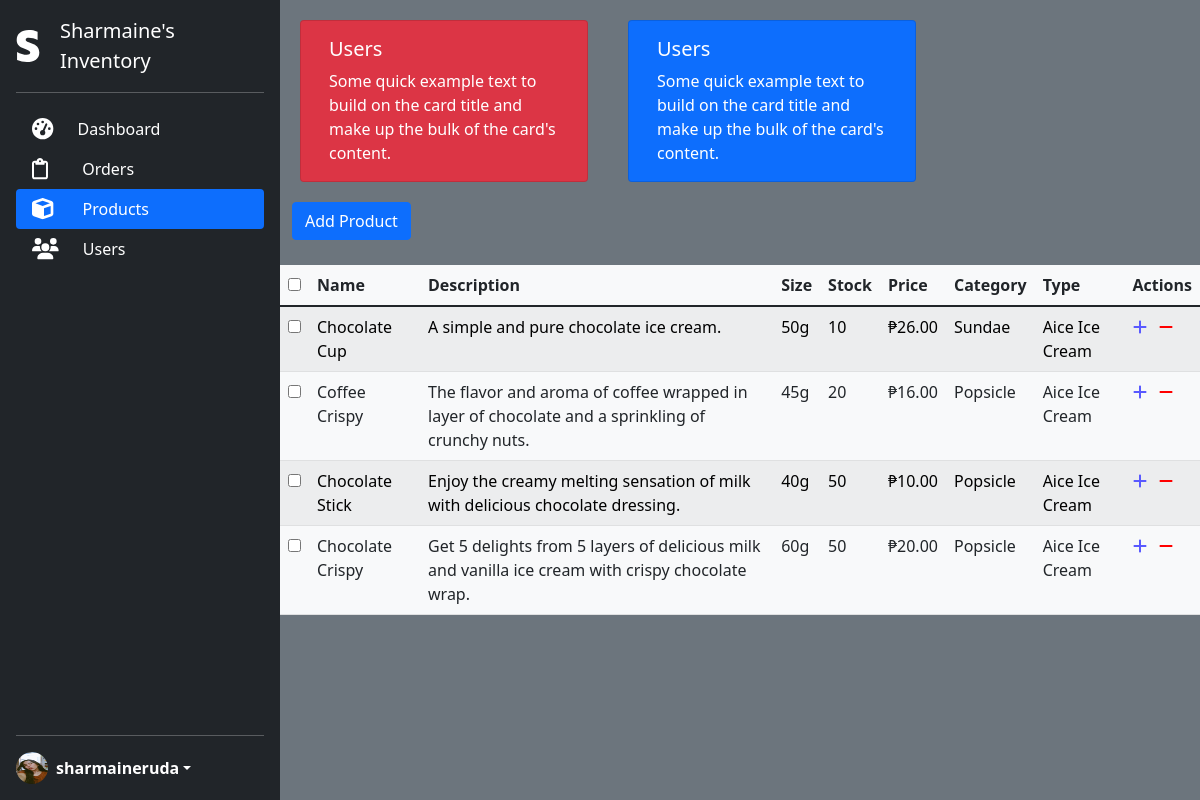
/products/ (signed in), run on the app's committed database.
### user/models.py (models this page shows, shortened)
class Profile(AbstractBaseUser):
    first_name = models.CharField(max_length=20, null=False, blank=False)
    last_name = models.CharField(max_length=10, null=False, blank=False)
    username = models.CharField(max_length=30, unique=True, null=False, blank=False)
    email = models.EmailField(max_length=60, unique=True, null=False, blank=False)
    avatar = models.ImageField(null=False, blank=False, default="default.jpg")
    is_active = models.BooleanField(default=True)
    is_staff = models.BooleanField(default=False, null=True)
    is_admin = models.BooleanField(default=False)
    is_superuser = models.BooleanField(default=False)
    USERNAME_FIELD = 'username'
    REQUIRED_FIELDS = ['email']
    objects = CustomAccountManager()
    @property
    def imageURL(self):
        try:
            img = self.avatar.url
        except:
            img = ''
        return img

### product/models.py (models this page shows, shortened)
class Product(models.Model):
    name = models.CharField(blank=False, null=False, max_length=100)
    description = models.TextField(blank=True, null=True, max_length=500)
    size = models.DecimalField(blank=False, null=False, max_digits=5, decimal_places=2)
    quantity = models.DecimalField(blank=False, null=False, max_digits=5, decimal_places=1)
    price = models.DecimalField(blank=False, null=False, max_digits=5, decimal_places=2)
    category = models.ForeignKey(Category, default=None, on_delete=models.CASCADE)
    type = models.ForeignKey(Type, default=None, on_delete=models.CASCADE)
    image = models.ImageField(default="default.jpg")
    def get_category(self):
        return self.category.category_verbose()
    def get_type(self):
        return self.type.type_verbose()

class Category(models.Model):
    CATEGORIES = [
        ('popsicle','Popsicle'),
        ('sundae','Sundae'),
        ('mochi','Mochi'),
    ]
    name = models.CharField(choices=CATEGORIES, blank=False, null=False, max_length=100)
    def category_verbose(self):
        return dict(Category.CATEGORIES)[self.name]

class Type(models.Model):
    TYPES = [
        ('frozen-foods','Frozen Foods'),
        ('aice-ice-cream','Aice Ice Cream')
    ]
    name = models.CharField(choices=TYPES, blank=False, null=False, max_length=100)
    def type_verbose(self):
        return dict(Type.TYPES)[self.name]

### product/views.py (the view)
# urls.py: path('', views.products_view, name="products"),
@login_required(login_url='/login/')
def products_view(request):
    products = Product.objects.all()
    context = {
        'products':products
    }
    return render(request, 'product/products.html', context)

### product/templates/product/products.html (shortened to what this page needs)
{% extends 'base.html' %}
{% load static %}
{% block content %}
<main class="text-white bg-secondary">
    <div class="d-flex flex-column flex-shrink-0 p-3 text-white bg-dark" style="width: 280px;">
        <a href="/" class="d-flex align-items-center mb-3 mb-md-0 me-md-auto text-white text-decoration-none">
        <i class="fab fa-2x fa-stripe-s"></i>
        <span class="fs-5" style="padding-left: 20px;">Sharmaine's Inventory</span>
        </a>
        <hr>
        <ul class="nav nav-pills flex-column mb-auto">
        <li>
            <a href="{% url 'dashboard' %}" class="nav-link text-white">
            <i class="fas fa-tachometer-alt fa-lg"></i>
            <span class="fs-6" style="padding-left: 20px;">Dashboard</span>
            </a>
        </li>
        <li>
            <a href="#" class="nav-link text-white">
            <i class="far fa-clipboard fa-lg"></i>
            <span class="fs-6" style="padding-left: 30px;">Orders</span>
            </a>
        </li>
        <li>
            <a href="{% url 'products' %}" class="nav-link active" aria-current="page">
            <i class="fas fa-cube fa-lg"></i>
            <span class="fs-6" style="padding-left: 25px;">Products</span>
            </a>
        </li>
        <li>
            <a href="{% url 'users' %}" class="nav-link text-white">
            <i class="fas fa-users fa-lg"></i>
            <span class="fs-6" style="padding-left: 20px;">Users</span>
            </a>
        </li>
        </ul>
        <hr>
        <div class="dropdown">
        <a href="#" class="d-flex align-items-center text-white text-decoration-none dropdown-toggle" id="dropdownUser1" data-bs-toggle="dropdown" aria-expanded="false">
            <img src="{{request.user.imageURL}}" alt="" width="32" height="32" class="rounded-circle me-2">
            <strong>{{request.user.username}}</strong>
        </a>
        </div>
    </div>
    <div class="container text-white bg-secondary">
        <div class="row">
            <div class="card bg-danger text-white" style="width: 18rem;margin:20px;">
                <div class="card-body">
                <h5 class="card-title">Users</h5>
                <p class="card-text">Some quick example text to build on the card title and make up the bulk of the card's content.</p>
                </div>
            </div>
            <div class="card bg-primary text-white" style="width: 18rem;margin:20px;">
                <div class="card-body">
                <h5 class="card-title">Users</h5>
                <p class="card-text">Some quick example text to build on the card title and make up the bulk of the card's content.</p>
                </div>
            </div>
        </div>
        <div class="row">
            <div class="col-3 align-self-end">
                <button class="btn btn-primary" data-toggle="modal" data-target="#addProductModal">Add Product</button>
            </div>
        </div>
        <div class="row" style="margin-top: 25px;">
            <table class="table table-striped table-light text-dark">
                <thead>
                <th scope="col"><input type="checkbox" id="checkall" /></th>
                <th scope="col">Name</th>
                <th scope="col">Description</th>
                <th scope="col">Size</th>
                <th scope="col">Stock</th>
                <th scope="col">Price</th>
                <th scope="col">Category</th>
                <th scope="col">Type</th>
                <th scope="col">Actions</th>
                </thead>
                <tbody id="tbody">
                {% if products %}
                    {% for product in products %}
                        <tr>
                            <td><input type="checkbox" id="checkthis" /></td>
                            <td>{{ product.name }}</td>
                            <td>{{ product.description }}</td>
                            <td>{{ product.size|floatformat }}g</td>
                            <td>{{ product.quantity|floatformat }}</td>
                            <td>&#8369;{{ product.price }}</td>
                            <td>{{ product.get_category }}</td>
                            <td>{{ product.get_type }}</td>
                            <td><a href="" style="color:rgb(89, 89, 255);"><i class="fas fa-plus"></i></th></a>&nbsp;&nbsp;&nbsp;<a href="" style="color:red;"><i class="fas fa-minus"></i></th></a></td>
                        </tr>
                    {% endfor %}
                {% else %}
                        <span class="text-danger">No products to show</span>
                {% endif %}
                </tbody>
            </table>
        </div>
    </div>
</main>
{% endblock content %}

### templates/base.html (shortened to what this page needs)
{% load static %}
<!doctype html>
<html lang="en">
  <head>
    <link href="{% static 'css/bootstrap/bootstrap.min.css' %}" rel="stylesheet">
    <link href="{% static 'css/fontawesome/all.css' %}" rel="stylesheet">
    <link href="{% static 'styles/styles.css' %}" rel="stylesheet">
  </head>
  <body>
{% block content %}
{% endblock content %}
</body>
</html>

### static/styles/styles.css (style rules this page uses)
body { min-height: 100vh; min-height: -webkit-fill-available; }
html { height: -webkit-fill-available; }
main { display: flex; flex-wrap: nowrap; height: 100vh !important; height: -webkit-fill-available; max-height: 100vh; overflow-x: auto; overflow-y: hidden; }
.dropdown-toggle { outline: 0; }

### data on the page
Profile: user.imageURL (picture), user.username "sharmaineruda"
Product: name "Chocolate Cup", description "A simple and pure chocolate ice cream.", size "50", quantity "10", price "26.00", get_category "Sundae", get_type "Aice Ice Cream"
Product: name "Coffee Crispy", description "The flavor and aroma of coffee wrapped in layer of chocolate and a sprinkling of crunchy nuts.", size "45", quantity "20", price "16.00", get_category "Popsicle", get_type "Aice Ice Cream"
Product: name "Chocolate Stick", description "Enjoy the creamy melting sensation of milk with delicious chocolate dressing.", size "40", quantity "50", price "10.00", get_category "Popsicle", get_type "Aice Ice Cream"
Product: name "Chocolate Crispy", description "Get 5 delights from 5 layers of delicious milk and vanilla ice cream with crispy chocolate wrap.", size "60", quantity "50", price "20.00", get_category "Popsicle", get_type "Aice Ice Cream"
